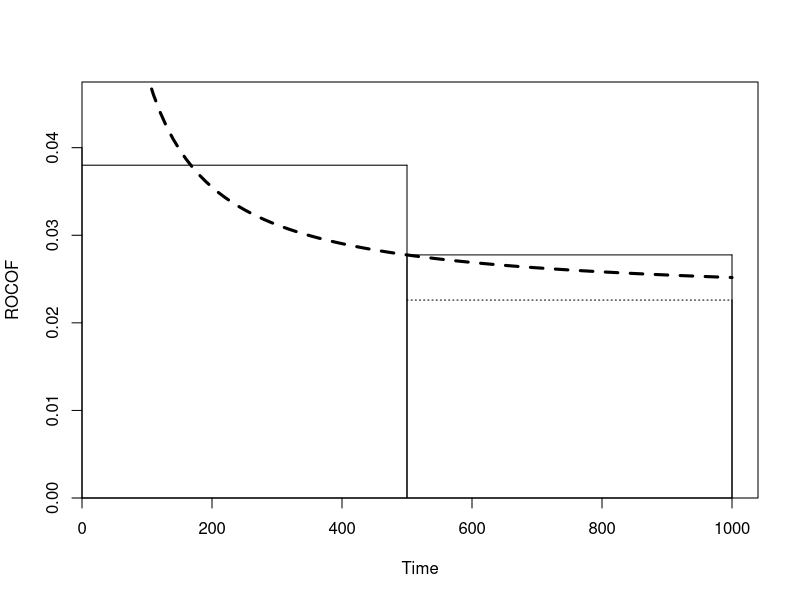
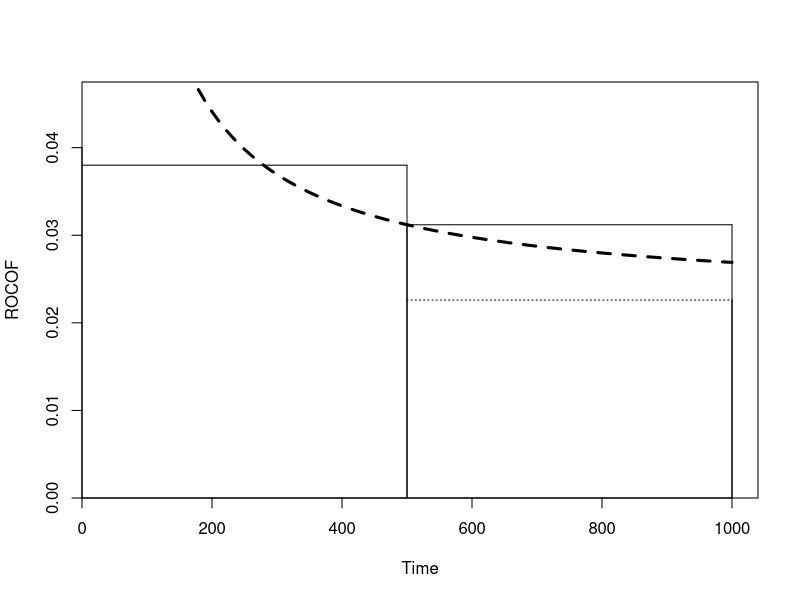
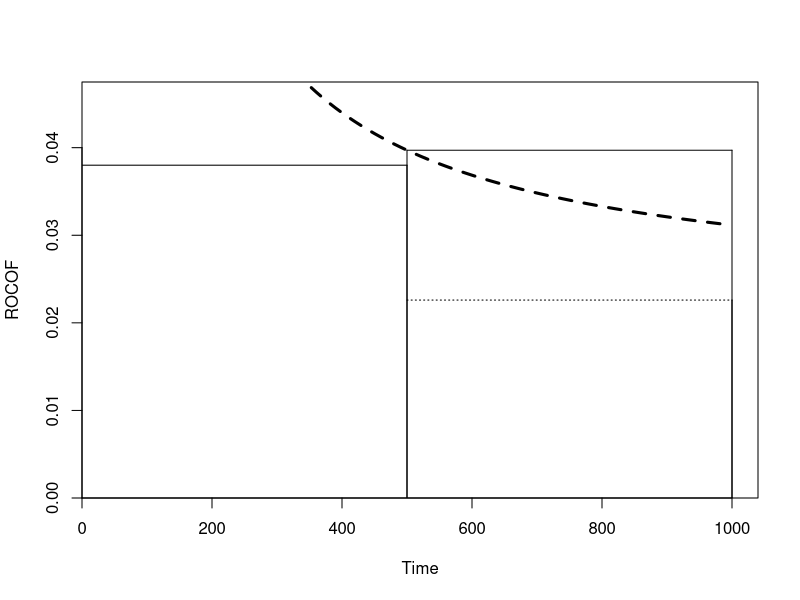
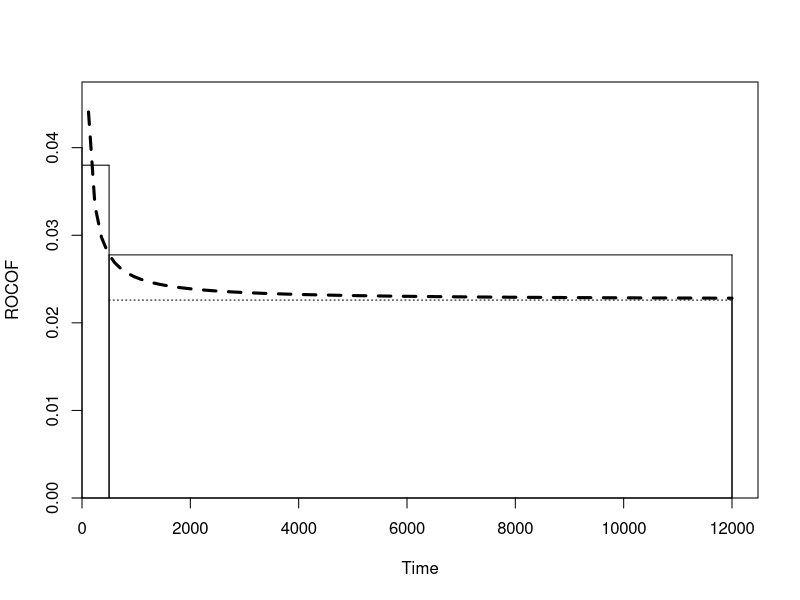
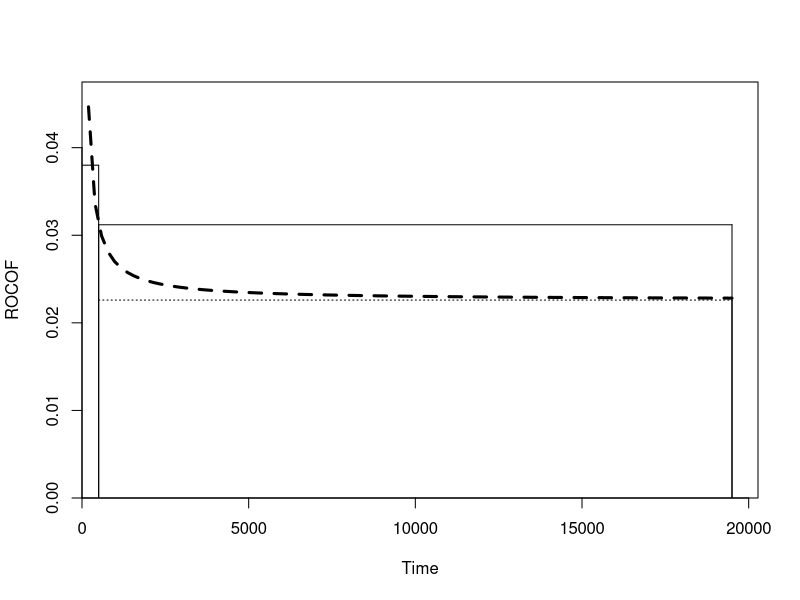
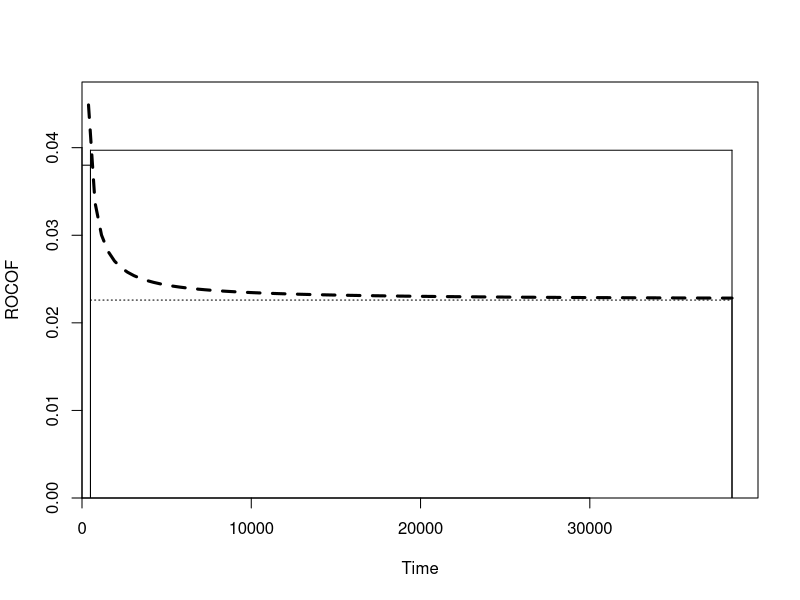

Recreate these plots in R, in order.
## ---- chunk 1
plot.proj <- function(t1, t2, current, adj, proj, d, b, m) {
  
  time <- (t2 * c(1:100))/100
  bias <- (d * m * b)/time
  max.y <- 1.25 * current

  plot(
    time, 
    bias + adj, 
    type = "n", 
    xlim = c(0, 1.04 * t2), 
    ylim = c(0, max.y), 
    xaxs = "i", 
    yaxs = "i", 
    xlab = "Time", 
    ylab = "ROCOF"
  )

  lines(time, bias + adj, lty = 2, lwd = 3)
  segments(0, current, t1, current)
  segments(t1, adj, t2, adj, lty = 3)
  segments(t1, proj, t2, proj)
  segments(t1, 0, t1, current)
  segments(t1, 0, t1, proj)
  segments(t2, 0, t2, adj)
  segments(t2, 0, t2, proj)
}

plot.proj(500, 1000, 0.038, 0.0226, 0.027758, 0.7, 0.526, 7)
plot.proj(500, 1000, 0.038, 0.0226, 0.031200, 0.7, 0.878, 7)
plot.proj(500, 1000, 0.038, 0.0226, 0.039710, 0.7, 1.746, 7)
## ---- chunk 2
plot.proj.time <- function(adj, d, b, m) {
  time <- (100 * d * m * b)/adj # 1% of adjusted
  time
}

plot.proj.time(0.0226, 0.7, 0.526, 7)
plot.proj(500, 12000, 0.038, 0.0226, 0.027758, 0.7, 0.526, 7)

plot.proj.time(0.0226, 0.7, 0.878, 7) 
plot.proj(500, 19500, 0.038, 0.0226, 0.031200, 0.7, 0.878, 7)

plot.proj.time(0.0226, 0.7, 1.746, 7)
plot.proj(500, 38400, 0.038, 0.0226, 0.039710, 0.7, 1.746, 7)
